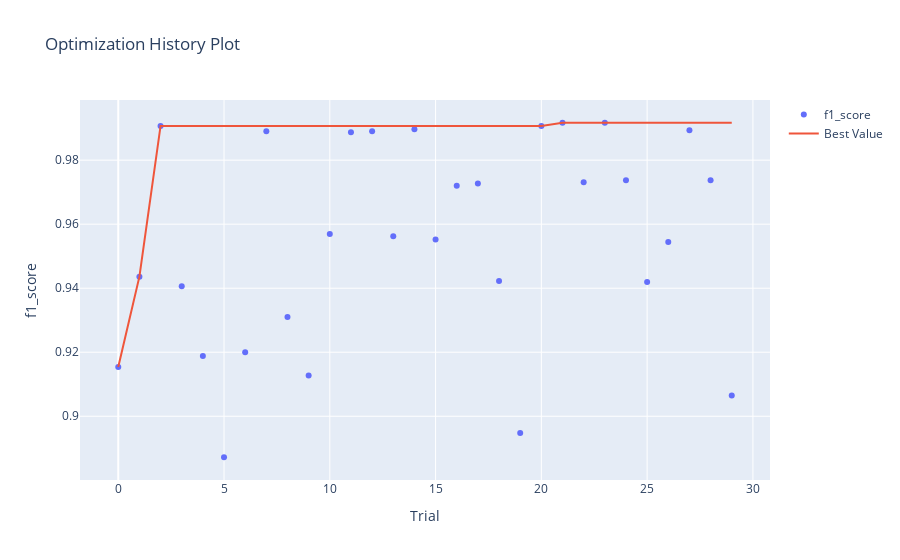

Notebook source saved alongside this figure:
### Markdown cell above
## visualization

### Code cell
optuna.visualization.plot_optimization_history(study, target_name="f1_score")

### Figure 1 — Plotly figure (JSON) as saved in the notebook; plotly's stock layout.template omitted (floating-point values rounded to 4 significant figures)
{"data": [{"mode": "markers", "name": "f1_score", "type": "scatter", "x": [0, 1, 2, 3, 4, 5, 6, 7, 8, 9, 10, 11, 12, 13, 14, 15, 16, 17, 18, 19, 20, 21, 22, 23, 24, 25, 26, 27, 28, 29], "y": [0.9154, 0.9436, 0.9907, 0.9406, 0.9188, 0.8872, 0.92, 0.989, 0.931, 0.9128, 0.9569, 0.9887, 0.989, 0.9562, 0.9897, 0.9552, 0.972, 0.9727, 0.9423, 0.8948, 0.9907, 0.9917, 0.9731, 0.9917, 0.9738, 0.942, 0.9545, 0.9893, 0.9738, 0.9065]}, {"name": "Best Value", "type": "scatter", "x": [0, 1, 2, 3, 4, 5, 6, 7, 8, 9, 10, 11, 12, 13, 14, 15, 16, 17, 18, 19, 20, 21, 22, 23, 24, 25, 26, 27, 28, 29], "y": [0.9154, 0.9436, 0.9907, 0.9907, 0.9907, 0.9907, 0.9907, 0.9907, 0.9907, 0.9907, 0.9907, 0.9907, 0.9907, 0.9907, 0.9907, 0.9907, 0.9907, 0.9907, 0.9907, 0.9907, 0.9907, 0.9917, 0.9917, 0.9917, 0.9917, 0.9917, 0.9917, 0.9917, 0.9917, 0.9917]}], "layout": {"title": {"text": "Optimization History Plot"}, "xaxis": {"title": {"text": "Trial"}}, "yaxis": {"title": {"text": "f1_score"}}}}
